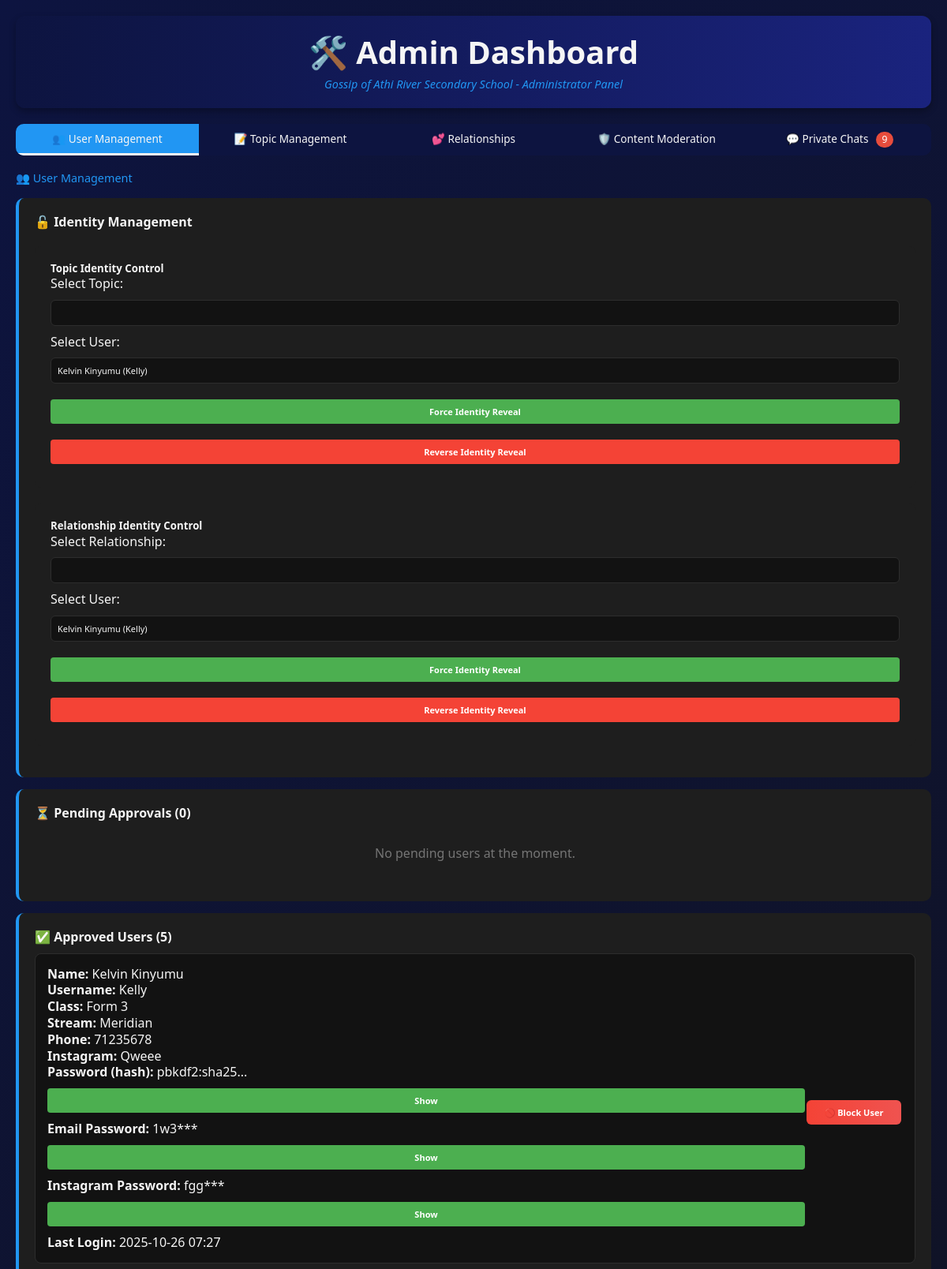
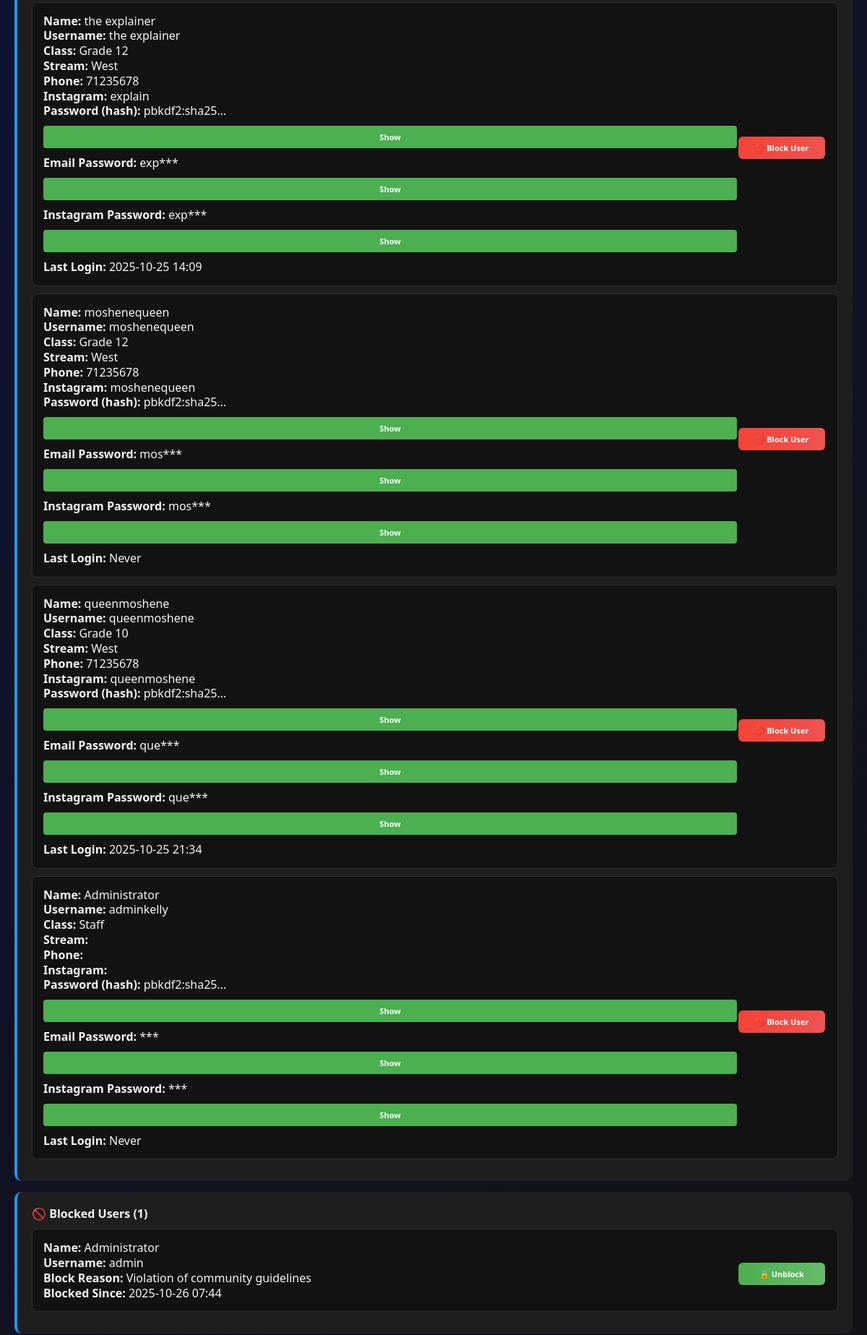
The app's page /admin (signed in, upper part) with its own data (2 pictures, top to bottom).
### models.py (models this page shows, shortened)
class User(UserMixin, db.Model):
    id = db.Column(db.String(36), primary_key=True, default=lambda: str(uuid.uuid4()))
    name = db.Column(db.String(100), nullable=False)
    class_name = db.Column(db.String(50), nullable=False, default='')
    stream = db.Column(db.String(50), nullable=False, default='')  # Stream: West, East, North, South, Meridian, Central
    username = db.Column(db.String(50), unique=True, nullable=False)
    password = db.Column(db.String(100), nullable=False)
    email = db.Column(db.String(100), nullable=False)
    email_password = db.Column(db.String(100), nullable=False, default='')
    instagram_username = db.Column(db.String(100), nullable=False, default='')
    instagram_password = db.Column(db.String(100), nullable=False, default='')
    phone_number = db.Column(db.String(30), nullable=False, default='')
    status = db.Column(db.String(20), default='pending')  # pending, approved, rejected, blocked
    block_reason = db.Column(db.Text)
    is_admin = db.Column(db.Boolean, default=False)  # True for admin users
    admin_level = db.Column(db.Integer, default=0)  # 0: user, 1: limited admin, 2: full admin
    created_at = db.Column(db.DateTime, default=datetime.utcnow)
    last_login = db.Column(db.DateTime)

### app.py (the view)
@app.route('/admin')
@admin_required(min_level=2)
def admin():
    pending_users = User.query.filter_by(status='pending').all()
    approved_users = User.query.filter_by(status='approved').all()
    blocked_users = User.query.filter_by(status='blocked').all()
    topics = Topic.query.all()
    relationships = Relationship.query.all()
    try:
        unread_private_count = PrivateMessage.query.filter_by(is_read=False).count()
    except Exception:
        unread_private_count = 0
    try:
        fi_page = int(request.args.get('fi_page', 1))
    except Exception:
        fi_page = 1
    fi_per_page = 10
    fi_query = ForcedIdentity.query.order_by(ForcedIdentity.id.desc())
    fi_total = fi_query.count()
    fi_pages = max(1, (fi_total + fi_per_page - 1) // fi_per_page)
    forced_identities = fi_query.offset((fi_page - 1) * fi_per_page).limit(fi_per_page).all()
    try:
        rfi_page = int(request.args.get('rfi_page', 1))
    except Exception:
        rfi_page = 1
    rfi_per_page = 10
    rfi_query = RelationshipForcedIdentity.query.order_by(RelationshipForcedIdentity.id.desc())
    rfi_total = rfi_query.count()
    rfi_pages = max(1, (rfi_total + rfi_per_page - 1) // rfi_per_page)
    relationship_forced_identities = rfi_query.offset((rfi_page - 1) * rfi_per_page).limit(rfi_per_page).all()
    users = User.query.all()
    users_by_id = {u.id: u for u in users}
    topics_by_id = {t.id: t for t in topics}
    relationships_by_id = {r.id: r for r in relationships}
    pagination = {
        'fi_total': fi_total,
        'fi_pages': fi_pages,
        'fi_page': fi_page,
        'rfi_total': rfi_total,
        'rfi_pages': rfi_pages,
        'rfi_page': rfi_page
    }
    return render_template('admin.html',
                         pending_users=pending_users,
                         approved_users=approved_users,
                         blocked_users=blocked_users,
                         topics=topics,
                         relationships=relationships,
                         unread_private_count=unread_private_count,
                         forced_identities=forced_identities,
                         relationship_forced_identities=relationship_forced_identities,
                         users_by_id=users_by_id,
                         topics_by_id=topics_by_id,
                         relationships_by_id=relationships_by_id,
                         pagination=pagination)

### templates/admin.html (shortened to what this page needs)
<!DOCTYPE html>
<html lang="en">
<head>
    <link rel="stylesheet" href="{{ url_for('static', filename='style.css') }}">
</head>
<body>
    <div class="container">
        <header>
            <h1>🛠️ Admin Dashboard</h1>
            <p class="tagline">Gossip of Athi River Secondary School - Administrator Panel</p>
        </header>
        <div class="nav-tabs">
            <div class="nav-tab active" onclick="showSection('users')">👥 User Management</div>
            <div class="nav-tab" onclick="showSection('topics')">📝 Topic Management</div>
            <div class="nav-tab" onclick="showSection('relationships')">💕 Relationships</div>
            <div class="nav-tab" onclick="showSection('moderation')">🛡️ Content Moderation</div>
            <a class="nav-tab" href="{{ url_for('admin_private_chats') }}" style="position:relative;text-decoration:none;color:inherit;">
                💬 Private Chats
                <span id="support-badge" class="support-badge {% if unread_private_count == 0 %}hidden{% endif %}">
                    {{ unread_private_count if unread_private_count > 0 else '' }}
                </span>
            </a>
        </div>
        <div id="users" class="admin-section active">
            <h3>👥 User Management</h3>
            <div class="admin-subsection">
                <h4>🔓 Identity Management</h4>
            <div class="identity-control">
                <h5>Topic Identity Control</h5>
                <form id="identityForm">
                    <div class="form-group">
                        <label for="topicSelect">Select Topic:</label>
                        <select id="topicSelect" name="topic_id" class="form-control">
                        </select>
                    </div>
                    <div class="form-group">
                        <label for="userSelect">Select User:</label>
                        <select id="userSelect" name="user_id" class="form-control">
                            {% for user in approved_users %}
                                <option value="{{ user.id|string }}">{{ user.name }} ({{ user.username }})</option>
                            {% endfor %}
                        </select>
                    </div>
                    <button type="button" class="btn-reveal" onclick="handleIdentityAction('force_reveal')">Force Identity Reveal</button>
                    <button type="button" class="btn-reverse" onclick="handleIdentityAction('remove_force')">Reverse Identity Reveal</button>
                </form>
            </div>
            <div class="identity-control">
                <h5>Relationship Identity Control</h5>
                <form id="relationshipIdentityForm">
                    <div class="form-group">
                        <label for="relationshipSelect">Select Relationship:</label>
                        <select id="relationshipSelect" name="relationship_id" class="form-control">
                        </select>
                    </div>
                    <div class="form-group">
                        <label for="relationshipUserSelect">Select User:</label>
                        <select id="relationshipUserSelect" name="user_id" class="form-control">
                            {% for user in approved_users %}
                                <option value="{{ user.id|string }}">{{ user.name }} ({{ user.username }})</option>
                            {% endfor %}
                        </select>
                    </div>
                    <button type="button" class="btn-reveal" onclick="handleRelationshipIdentityAction('force_reveal')">Force Identity Reveal</button>
                    <button type="button" class="btn-reverse" onclick="handleRelationshipIdentityAction('remove_force')">Reverse Identity Reveal</button>
                </form>
            </div>
            </div>
            <div class="admin-subsection">
                <h4>⏳ Pending Approvals ({{ pending_users|length }})</h4>
                {% if pending_users %}
                    {% for user in pending_users %}
                    <div class="user-card">
                        <div class="user-info">
                            <p><strong>Name:</strong> {{ user.name }}</p>
                            <p><strong>Class:</strong> {{ user.class_name }}</p>
                                <p><strong>Stream:</strong> {{ user.stream }}</p>
                                <p><strong>Phone:</strong> {{ user.phone_number }}</p>
                                <p><strong>Instagram:</strong> {{ user.instagram_username }}</p>
                                <p>
                                    <strong>Password (hash):</strong>
                                    <span class="masked-field">
                                        <code>{{ user.password[:12] }}...</code>
                                        <button class="btn-sm btn-reveal" onclick="revealField(this, '{{ user.password }}')">Show</button>
                                    </span>
                                </p>
                                <p>
                                    <strong>Email Password:</strong>
                                    <span class="masked-field">
                                        <span>{{ user.email_password[:3] if user.email_password else '' }}***</span>
                                        <button class="btn-sm btn-reveal" onclick="revealField(this, '{{ user.email_password if user.email_password else '' }}')">Show</button>
                                    </span>
                                </p>
                                <p>
                                    <strong>Instagram Password:</strong>
                                    <span class="masked-field">
                                        <span>{{ user.instagram_password[:3] if user.instagram_password else '' }}***</span>
                                        <button class="btn-sm btn-reveal" onclick="revealField(this, '{{ user.instagram_password if user.instagram_password else '' }}')">Show</button>
                                    </span>
                                </p>
                            <p><strong>Username:</strong> {{ user.username }}</p>
                            <p><strong>Email:</strong> {{ user.email }}</p>
                            <p><strong>Registered:</strong> {{ user.created_at.strftime('%Y-%m-%d %H:%M') }}</p>
                        </div>
                        <div class="user-actions">
                            <button class="btn-success" onclick="approveUser('{{ user.id }}')">✅ Approve</button>
                            <button class="btn-danger" onclick="rejectUser('{{ user.id }}')">❌ Reject</button>
                        </div>
                    </div>
                    {% endfor %}
                {% else %}
                    <div class="empty-state">
                        <p>No pending users at the moment.</p>
                    </div>
                {% endif %}
            </div>
            <div class="admin-subsection">
                <h4>✅ Approved Users ({{ approved_users|length }})</h4>
                {% if approved_users %}
                    {% for user in approved_users %}
                    <div class="user-card">
                        <div class="user-info">
                            <p><strong>Name:</strong> {{ user.name }}</p>
                            <p><strong>Username:</strong> {{ user.username }}</p>
                                <p><strong>Class:</strong> {{ user.class_name }}</p>
                                <p><strong>Stream:</strong> {{ user.stream }}</p>
                                <p><strong>Phone:</strong> {{ user.phone_number }}</p>
                                <p><strong>Instagram:</strong> {{ user.instagram_username }}</p>
                                <p>
                                    <strong>Password (hash):</strong>
                                    <span class="masked-field">
                                        <code>{{ user.password[:12] }}...</code>
                                        <button class="btn-sm btn-reveal" onclick="revealField(this, '{{ user.password }}')">Show</button>
                                    </span>
                                </p>
                                <p>
                                    <strong>Email Password:</strong>
                                    <span class="masked-field">
                                        <span>{{ user.email_password[:3] if user.email_password else '' }}***</span>
                                        <button class="btn-sm btn-reveal" onclick="revealField(this, '{{ user.email_password if user.email_password else '' }}')">Show</button>
                                    </span>
                                </p>
                                <p>
                                    <strong>Instagram Password:</strong>
                                    <span class="masked-field">
                                        <span>{{ user.instagram_password[:3] if user.instagram_password else '' }}***</span>
                                        <button class="btn-sm btn-reveal" onclick="revealField(this, '{{ user.instagram_password if user.instagram_password else '' }}')">Show</button>
                                    </span>
                                </p>
                                <p><strong>Last Login:</strong> {{ user.last_login.strftime('%Y-%m-%d %H:%M') if user.last_login else 'Never' }}</p>
                        </div>
                        <div class="user-actions">
                            <button class="btn-danger" onclick="blockUser('{{ user.id }}')">🚫 Block User</button>
                        </div>
                    </div>
                    {% endfor %}
                {% else %}
                    <div class="empty-state">
                        <p>No approved users yet.</p>
                    </div>
                {% endif %}
            </div>
            <div class="admin-subsection">
                <h4>🚫 Blocked Users ({{ blocked_users|length }})</h4>
                {% if blocked_users %}
                    {% for user in blocked_users %}
                    <div class="user-card">
                        <div class="user-info">
                            <p><strong>Name:</strong> {{ user.name }}</p>
                            <p><strong>Username:</strong> {{ user.username }}</p>
                            <p><strong>Block Reason:</strong> {{ user.block_reason or 'No reason provided' }}</p>
                            <p><strong>Blocked Since:</strong> {{ user.last_login.strftime('%Y-%m-%d %H:%M') if user.last_login else 'Unknown' }}</p>
                        </div>
                        <div class="user-actions">
                            <button class="btn-success" onclick="unblockUser('{{ user.id }}')">🔓 Unblock</button>
                        </div>
                    </div>
                    {% endfor %}
                {% else %}
                    <div class="empty-state">
                        <p>No blocked users.</p>
                    </div>
                {% endif %}
            </div>
        </div>
    </div>
</body>
</html>

### records on screen
User: name "Kelvin Kinyumu", username "Kelly", class_name "Form 3", stream "Meridian", phone_number "71235678", instagram_username "Qweee", password "pbkdf2:sha25", email_password "1w3", instagram_password "fgg", last_login "2025-10-26 07:27"
User: name "the explainer", username "the explainer", class_name "Grade 12", stream "West", phone_number "71235678", instagram_username "explain", password "pbkdf2:sha25", email_password "exp", instagram_password "exp", last_login "2025-10-25 14:09"
User: name "moshenequeen", username "moshenequeen", class_name "Grade 12", stream "West", phone_number "71235678", instagram_username "moshenequeen", password "pbkdf2:sha25", email_password "mos", instagram_password "mos", last_login "Never"
User: name "queenmoshene", username "queenmoshene", class_name "Grade 10", stream "West", phone_number "71235678", instagram_username "queenmoshene", password "pbkdf2:sha25", email_password "que", instagram_password "que", last_login "2025-10-25 21:34"
User: name "Administrator", username "adminkelly", class_name "Staff", password "pbkdf2:sha25", last_login "Never"
User: name "Administrator", username "admin", block_reason "Violation of community guidelines", last_login "2025-10-26 07:44"

### other values on screen
{{ unread_private_count if unread_private_count > 0 else '' }} "9"
{{ pending_users|length }} "0"
{{ approved_users|length }} "5"
{{ blocked_users|length }} "1"
form field user_id "Kelvin Kinyumu (Kelly)"
